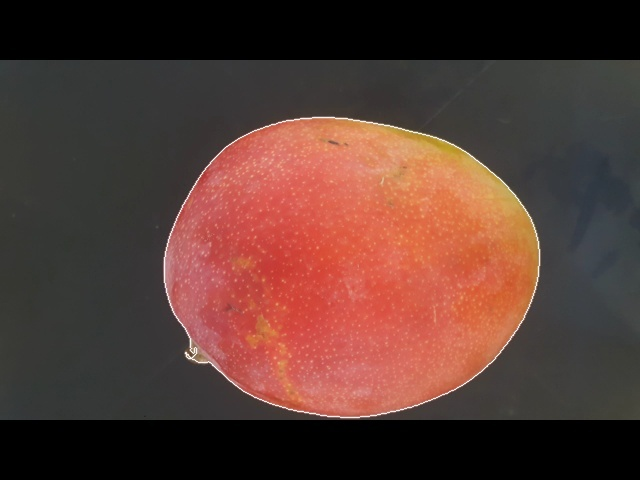
#> input picture Añadir area pixeles a tabla scripts/mangoe_image47.jpg, 640 x 480 px, found by its file name
$ python -i fake_util.py   (imports and definitions only)
#> lines starting #> are read from the running program, lines starting #| are printed output that depends on the picture; after the words box and inside, x2 and y2 are one past the last pixel; in counts of white or black regions, pixels touching at a corner belong together
import cv2
from cv2 import waitKey
import numpy as np


def greet(name):
    """This function takes a name as input and prints a greeting."""
    print(f"Hello, {name}!")

# Example usage:
def get_area( mangoe_name ):
#> called with mangoe_name = 'mangoe_image47.jpg'
    route = "../"+"mangoes/"+mangoe_name
    img = cv2.imread( route )
#> img is the input picture: shape (480, 640, 3); mean B, G, R 51.2, 58.3, 88.1
    img_rgb = img.copy()
    original_image = img_rgb
    hsv = cv2.cvtColor(img, cv2.COLOR_BGR2HSV)
#> hsv: shape (480, 640, 3); mean H, S, V 31.5, 53.9, 89


    lower = np.array([0, 52, 126])
    upper = np.array([255, 255, 255])
    mask = cv2.inRange(hsv, lower, upper)
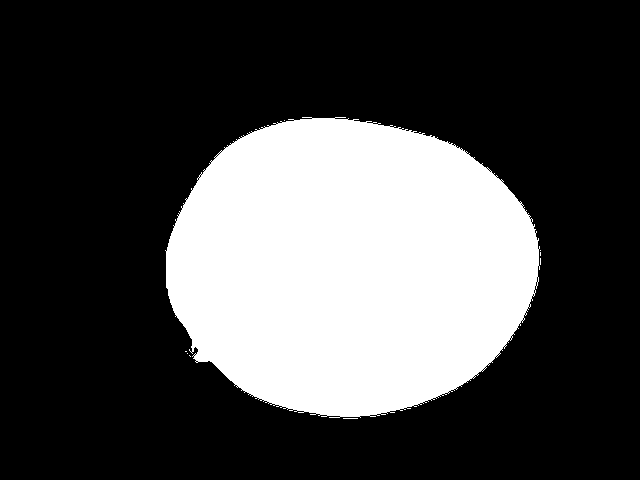
#> mask: shape (480, 640); 28.5% white; 9 white regions (8 under 20 px), largest, box (x1, y1, x2, y2) and area: (165, 117, 540, 418) 87410
    kernel = np.ones((3, 3), np.uint8)
    erosion = cv2.erode(mask, kernel, iterations=0)
    dilatacion = cv2.dilate(erosion, kernel, iterations=6)
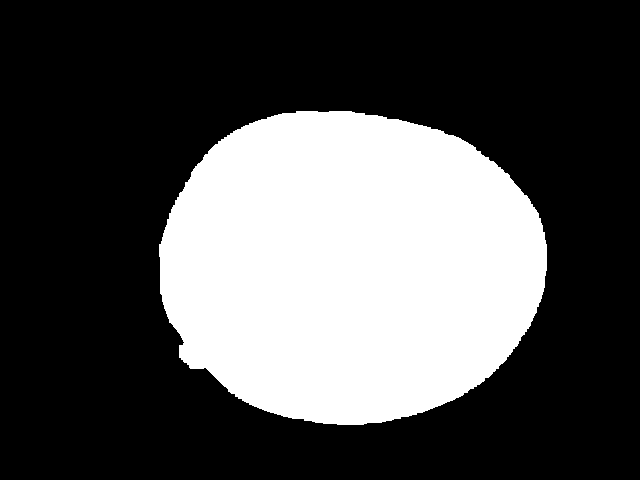
#> dilatacion: shape (480, 640); 31.4% white; 1 white region
    #closing = cv2.morphologyEx( dilatacion , cv2.MORPH_CLOSE , kernel )
    closing = dilatacion
     # ======================= Contirun ================================
    contours, hierarchy = cv2.findContours(closing, cv2.RETR_TREE, cv2.CHAIN_APPROX_SIMPLE)
#> contours = 1 contour; box (x1, y1, x2, y2) and area: (159, 111, 547, 425) 95980
    area_total = 0
    area_spots = 0
    contourTouched = []
    if contours and hierarchy is not None and len(hierarchy[0]) > 0:

            for i in range(len(contours)):
                if not(i in contourTouched) :
                    contour = contours[i]
                    hierarchy_info = hierarchy[0][i]
                    #print("hierarchy_info: " + str(i))
                    #print(hierarchy_info)
                    if hierarchy_info[2] > -1: #tiene hijo
                        area_father = cv2.contourArea( contour )
                        cv2.drawContours( original_image , [contour],  -1 , (255,0,0), 1, cv2.LINE_AA)
                        #extraer todos los contornos cuyo padre es el anterior
                        brothers_area = 0
                        for j in range(len(contours)):
                            hierarchy_brother = hierarchy[0][j]
                            if hierarchy_brother[3] == i :
                                brother_contour = contours[j]
                                brothers_area +=  cv2.contourArea( brother_contour )
                                cv2.drawContours( original_image , [brother_contour],  -1 , (0,255,0), 1, cv2.LINE_AA)
                                contourTouched.append( j )
                        #endForbrother
                        #simple way:
                        """ area_child = cv2.contourArea(  contours[ hierarchy_info[2]  ] )
                        cv2.drawContours( original_image , [contours[ hierarchy_info[2] ]],  -1 , (0,255,0), 1, cv2.LINE_AA) """
                        #Tiene hermano? next
                        area_spots = brothers_area
                        area = area_father - brothers_area
                        area_total += area
                    else:
                        #print("No tiene hijo!!!")
                        area_child = cv2.contourArea( contour )
                        cv2.drawContours( original_image , [contour],  -1 , (255,255,255), 1, cv2.LINE_AA)
                        area_total += area_child
#> this loop made 1 pass
#> (area_child, area_total) on pass 1: (95979.5, 95979.5)
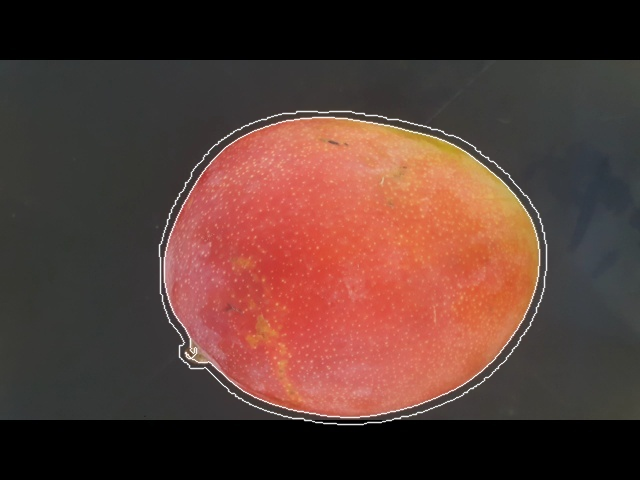
#> original_image: shape (480, 640, 3); 1.06% of pixels changed, all inside (x1, y1, x2, y2) = (158, 110, 548, 426)
#> after the loop, area_total = 95979.5; contourTouched = []
    return closing,area_total,area_spots

>>> result = get_area('mangoe_image47.jpg')

$ run again, on Añadir area pixeles a tabla scripts/mangoe_image48.jpg
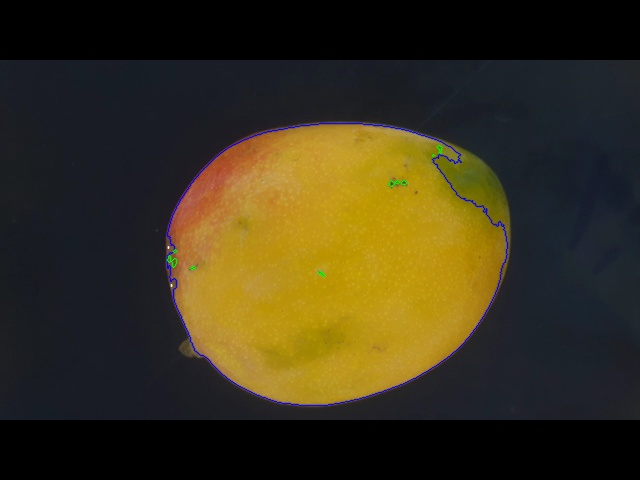
#> input picture Añadir area pixeles a tabla scripts/mangoe_image48.jpg, 640 x 480 px, found by its file name
#> in get_area, img is the input picture: shape (480, 640, 3); mean B, G, R 27.4, 50.7, 58.5
#> hsv: shape (480, 640, 3); mean H, S, V 62.5, 92.7, 64.6
#> in get_area, `mask = cv2.inRange(hsv, lower, upper)`:
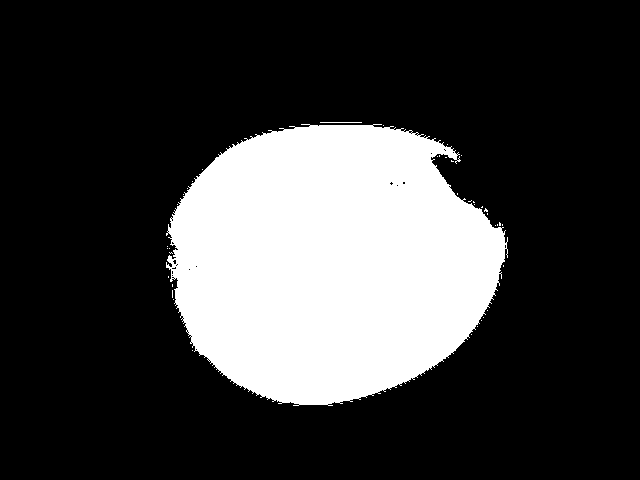
#> mask: shape (480, 640); 23.8% white; 40 white regions (38 under 20 px), largest, box (x1, y1, x2, y2) and area: (166, 124, 508, 406) 72897, (320, 122, 362, 123) 42
#> dilatacion: shape (480, 640); 26.9% white; 1 white region
#> contours = 1 contour; box (x1, y1, x2, y2) and area: (160, 116, 514, 412) 81948
#> the loop in get_area, `for i in range(len(contours)):` made 1 pass
#> (area_child, area_total) on pass 1: (81948, 81948)
#> after the loop in get_area, `for i in range(len(contours)):`:
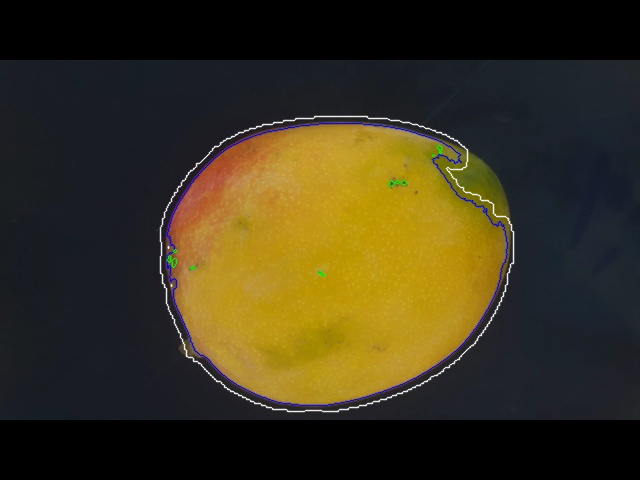
#> original_image: shape (480, 640, 3); 1.07% of pixels changed, all inside (x1, y1, x2, y2) = (159, 115, 515, 413)
#> after the loop in get_area, `for i in range(len(contours)):`: area_total = 81948; contourTouched = []

$ run again, on Añadir area pixeles a tabla scripts/mangoe_image49.jpg
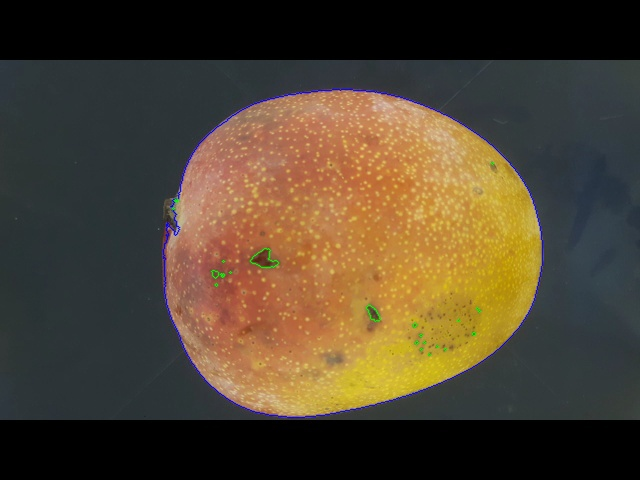
#> input picture Añadir area pixeles a tabla scripts/mangoe_image49.jpg, 640 x 480 px, found by its file name
#> in get_area, img is the input picture: shape (480, 640, 3); mean B, G, R 48.7, 67.3, 80.3
#> hsv: shape (480, 640, 3); mean H, S, V 48.8, 75.9, 86
#> in get_area, `mask = cv2.inRange(hsv, lower, upper)`:
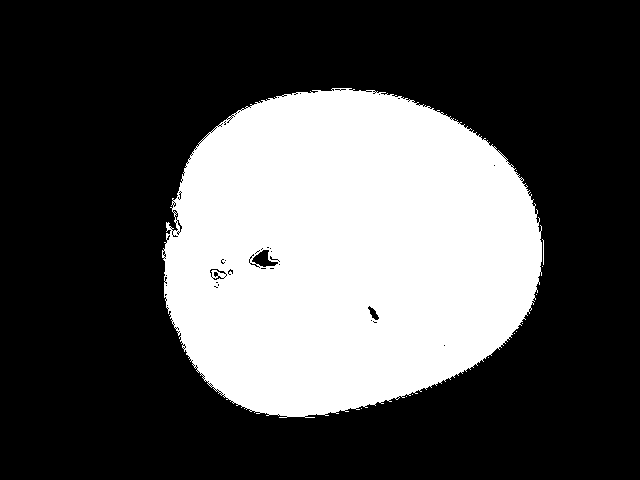
#> mask: shape (480, 640); 31.8% white; 13 white regions (11 under 20 px), largest, box (x1, y1, x2, y2) and area: (162, 88, 542, 418) 97592, (542, 239, 544, 265) 26
#> dilatacion: shape (480, 640); 35.2% white; 1 white region
#> contours = 1 contour; box (x1, y1, x2, y2) and area: (156, 82, 550, 424) 107448
#> the loop in get_area, `for i in range(len(contours)):` made 1 pass
#> (area_child, area_total) on pass 1: (107448, 107448)
#> after the loop in get_area, `for i in range(len(contours)):`:
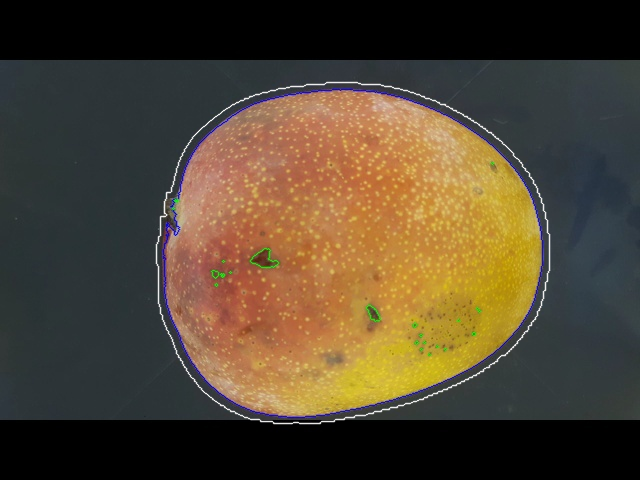
#> original_image: shape (480, 640, 3); 1.12% of pixels changed, all inside (x1, y1, x2, y2) = (155, 81, 551, 425)
#> after the loop in get_area, `for i in range(len(contours)):`: area_total = 107448; contourTouched = []

$ run again, on Añadir area pixeles a tabla scripts/mangoe_image50.jpg
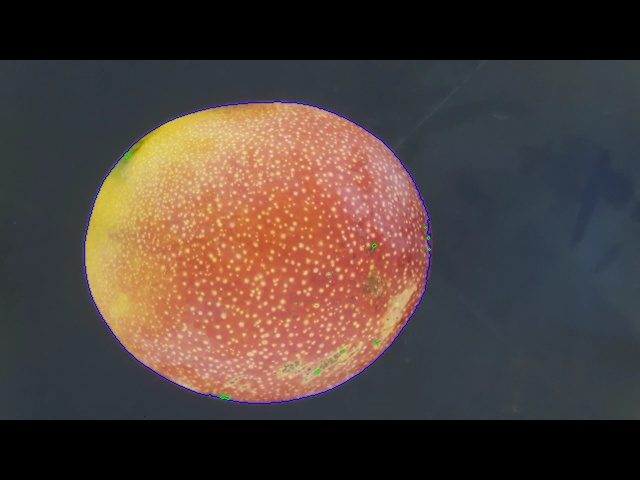
#> input picture Añadir area pixeles a tabla scripts/mangoe_image50.jpg, 640 x 480 px, found by its file name
#> in get_area, img is the input picture: shape (480, 640, 3); mean B, G, R 58.9, 64.7, 78.7
#> hsv: shape (480, 640, 3); mean H, S, V 55.7, 68.4, 87.1
#> in get_area, `mask = cv2.inRange(hsv, lower, upper)`:
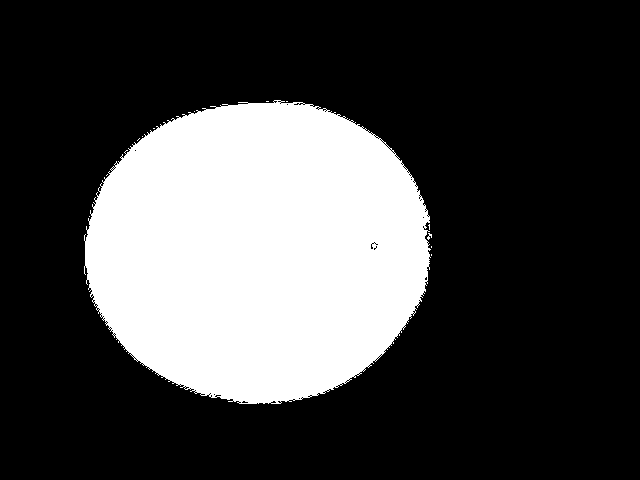
#> mask: shape (480, 640); 26.8% white; 13 white regions (12 under 20 px), largest, box (x1, y1, x2, y2) and area: (84, 100, 431, 404) 82228
#> dilatacion: shape (480, 640); 29.7% white; 1 white region
#> contours = 1 contour; box (x1, y1, x2, y2) and area: (78, 94, 438, 410) 90776
#> the loop in get_area, `for i in range(len(contours)):` made 1 pass
#> (area_child, area_total) on pass 1: (90776, 90776)
#> after the loop in get_area, `for i in range(len(contours)):`:
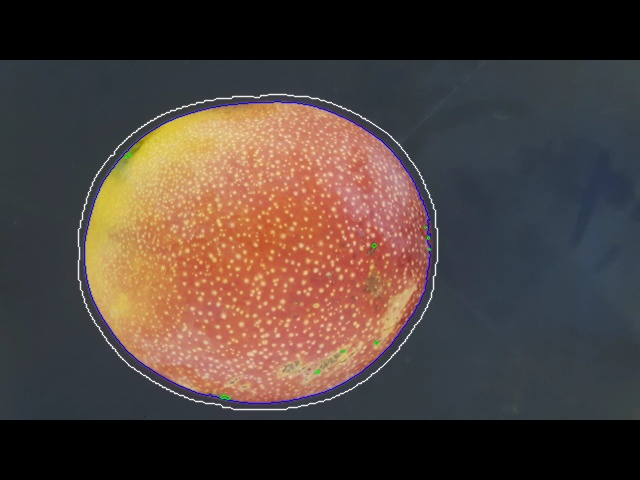
#> original_image: shape (480, 640, 3); 1.01% of pixels changed, all inside (x1, y1, x2, y2) = (77, 93, 439, 411)
#> after the loop in get_area, `for i in range(len(contours)):`: area_total = 90776; contourTouched = []
